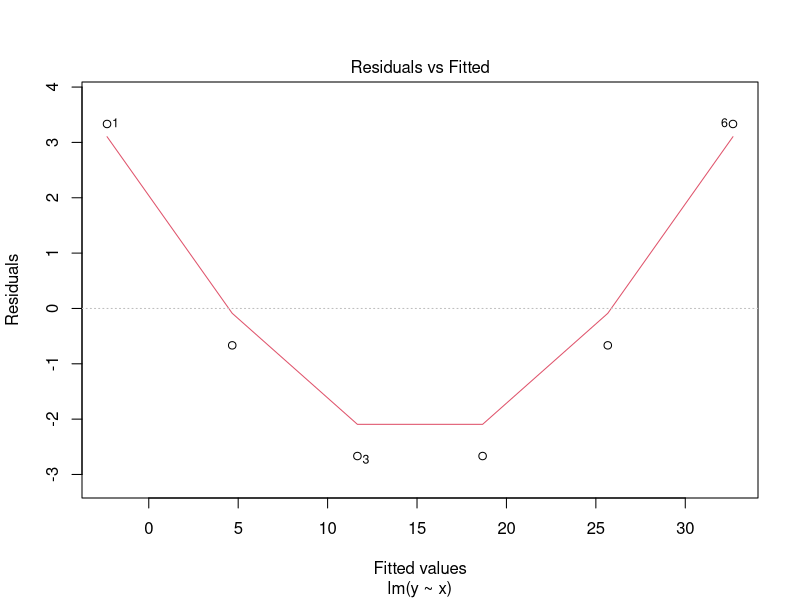
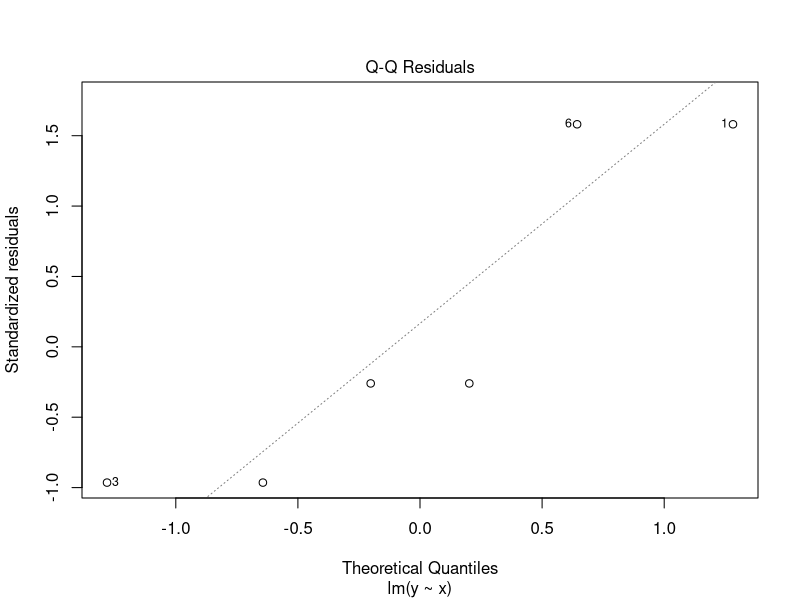
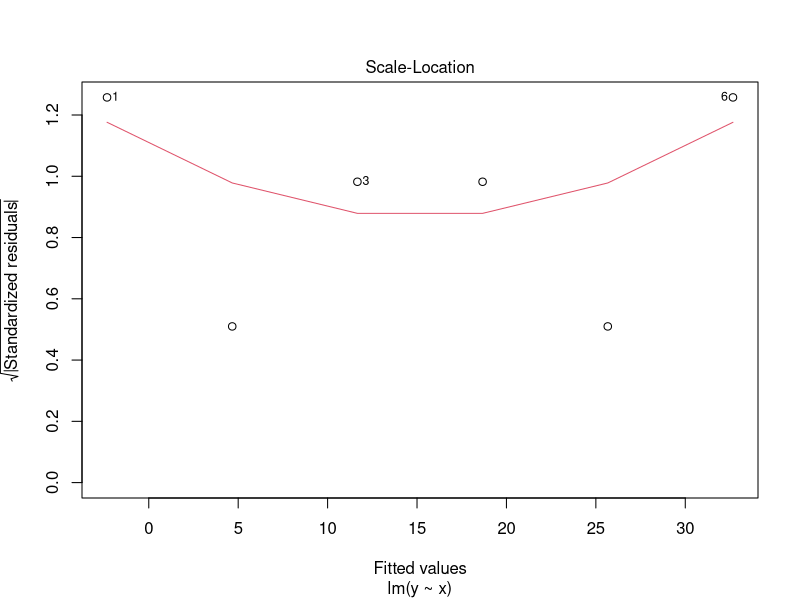
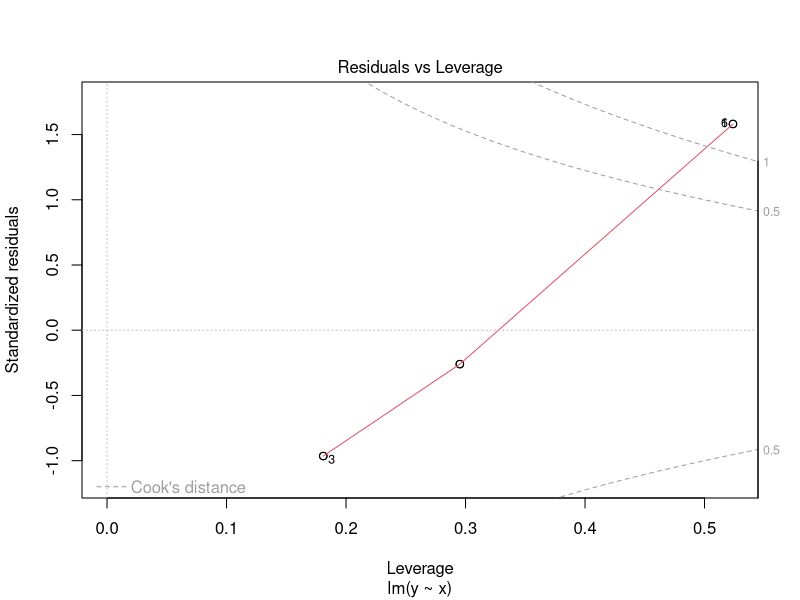

R code for these plots, in order:
## ---- chunk 1
# R code example
x <- c(1,2,3,4,5,6)
y <- x^2
plot(lm(y ~ x))
